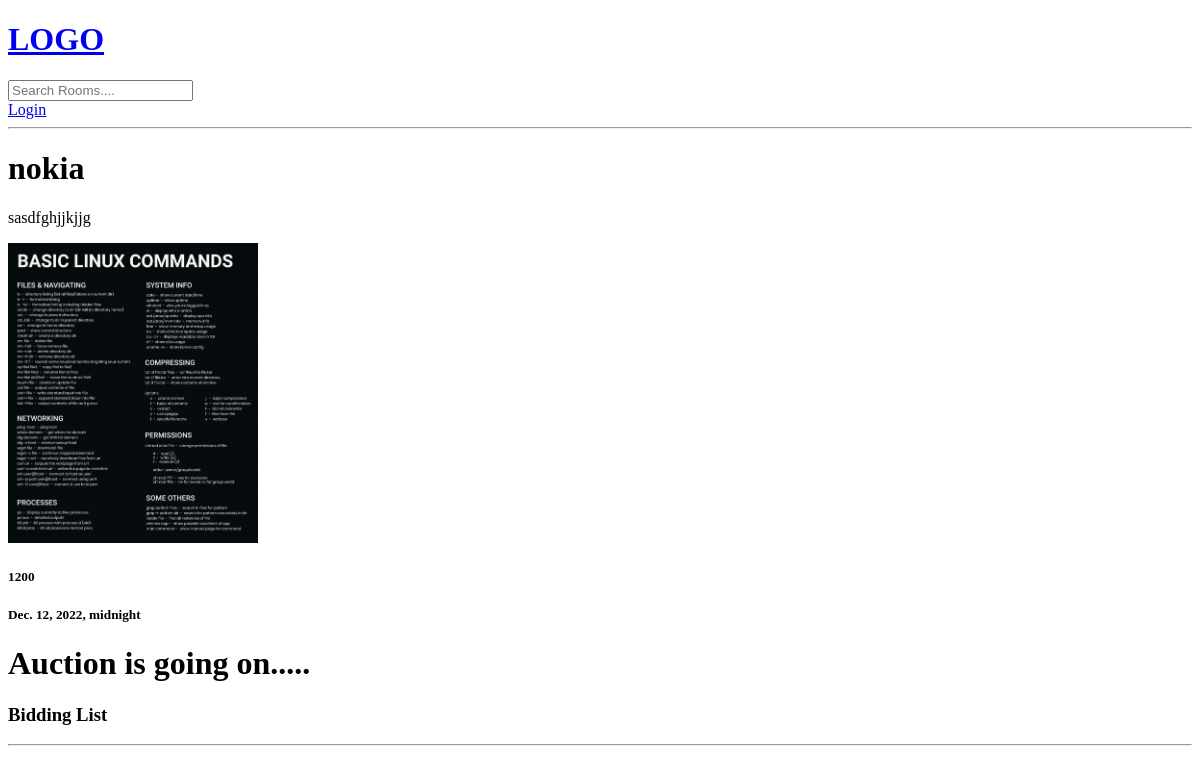
The page /product/3/ on the database as committed earlier.
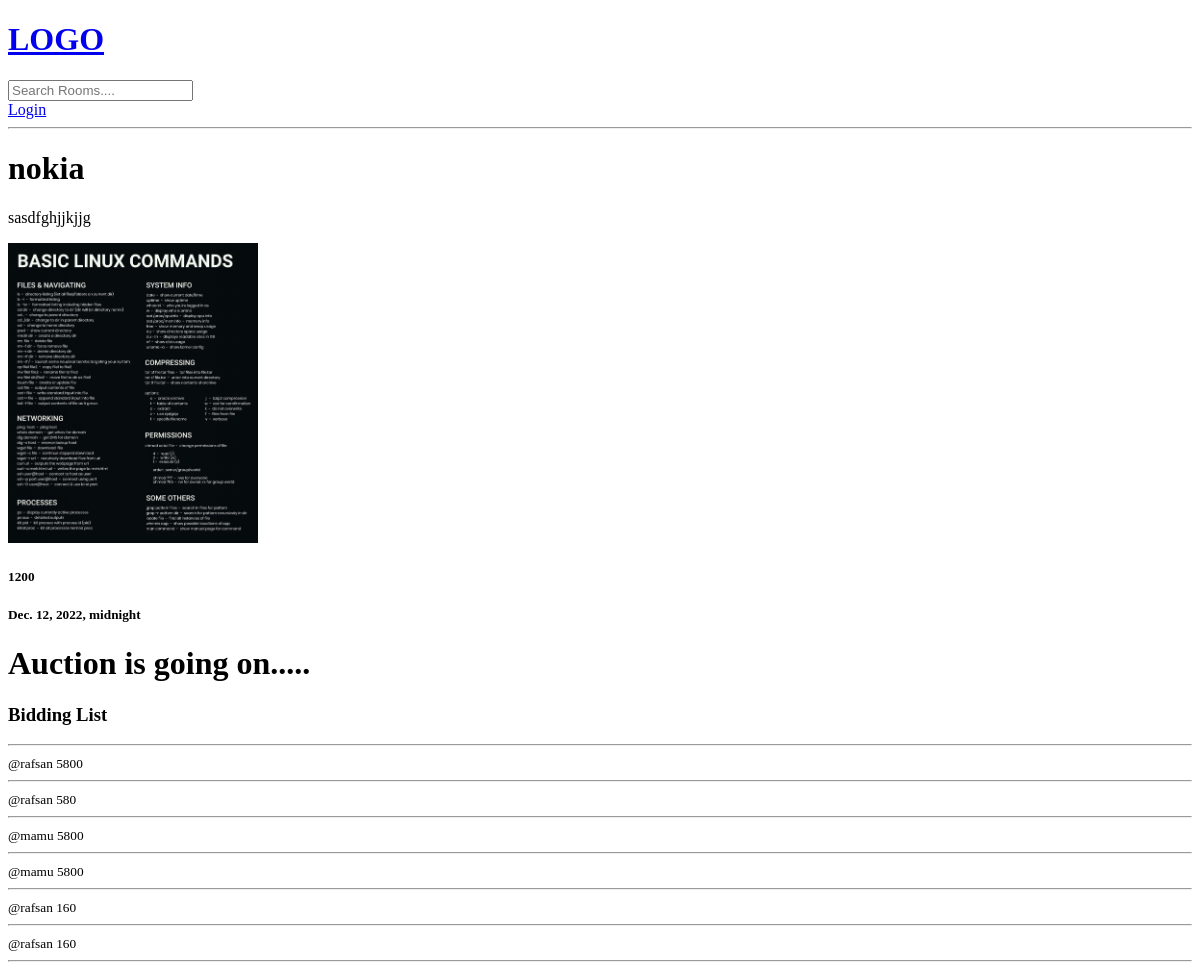
The same page on the database as committed later.
### base/models.py (models this page shows)
class Bid(models.Model):
    user = models.ForeignKey(User, on_delete=models.CASCADE)
    product = models.ForeignKey(Product, on_delete=models.CASCADE)
    bidding_price = models.IntegerField(null=True)

### base/views.py (the view, shortened to what this page needs)
# urls.py: path('product/<str:pk>/', views.product, name="product"),
def product(request, pk):
    current_time=datetime.now()
    current_time = current_time.strftime('%Y-%m-%d')
    product = Product.objects.get(id=pk)
    bid_prices = product.bid_set.all()
    end_time = product.auction_end_time
    end_time = end_time.strftime('%Y-%m-%d')
    data = request.POST.get('body')
    price = product.minimum_bid_price
    maxbid = 0
    maxbidder = "Nobody"
    for bid_price in bid_prices:
        if bid_price.bidding_price > maxbid :
            maxbid = bid_price.bidding_price
            maxbidder = bid_price.user
    winner = maxbidder
    bidding_number = 0
    for bid_price in bid_prices:
        if bid_price.user == request.user :
            bidding_number = 1
    context = {'product': product , 'bid_prices' : bid_prices, 'winner' : winner, 'maxbid' : maxbid, 'current_time' : current_time, 'end_time' : end_time, 'bidding_number' : bidding_number }
    return render(request, 'base/product.html', context)

### base/templates/base/product.html (shortened to what this page needs)
{% extends 'main.html' %}
{% block content %}
<div class="room-container">
    <div>
        <h1>{{product.name}}</h1>
        </p>{{product.description}}</p>
        <img src="{{ product.photo.url }}" style="max-height:300px">
        <h5>{{product.minimum_bid_price}}</h5>
        <h5>{{product.auction_end_time}}</h5>
        <div>
            {% if current_time > end_time %}
                <h1>Winner of this auction is {{ winner }}</h1>
            {% else %}
                <h1>Auction is going on.....</h1>
            {% endif %}
        </div>
        <div class="comment-wrapper">
            <h3>Bidding List</h3>
            <hr>
            {% for bid_price in bid_prices %}
                <div>
                    <small>@{{bid_price.user}}  {{bid_price.bidding_price}}</small>
                    <hr>
                </div>
            {% endfor %}
        </div>
    </div>
</div>
{% endblock %}

Rows that differ between the two databases and show on the page:
added Bid: user "rafsan", bidding_price "5800"
added Bid: user "rafsan", bidding_price "580"
added Bid: user "mamu", bidding_price "5800"
added Bid: user "mamu", bidding_price "5800"
added Bid: user "rafsan", bidding_price "160"
added Bid: user "rafsan", bidding_price "160"
